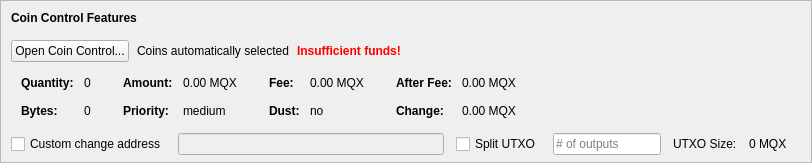
    <widget class="QFrame" name="frameCoinControl">
     <property name="sizePolicy">
      <sizepolicy hsizetype="Expanding" vsizetype="Expanding">
       <horstretch>0</horstretch>
       <verstretch>0</verstretch>
      </sizepolicy>
     </property>
     <property name="maximumSize">
      <size>
       <width>16777215</width>
       <height>16777215</height>
      </size>
     </property>
     <property name="frameShape">
      <enum>QFrame::StyledPanel</enum>
     </property>
     <property name="frameShadow">
      <enum>QFrame::Sunken</enum>
     </property>
     <layout class="QVBoxLayout" name="verticalLayoutCoinControl2">
      <property name="spacing">
       <number>0</number>
      </property>
      <property name="leftMargin">
       <number>0</number>
      </property>
      <property name="topMargin">
       <number>0</number>
      </property>
      <property name="rightMargin">
       <number>0</number>
      </property>
      <property name="bottomMargin">
       <number>6</number>
      </property>
      <item>
       <layout class="QVBoxLayout" name="verticalLayoutCoinControl" stretch="0,0,0,0,1">
        <property name="spacing">
         <number>0</number>
        </property>
        <property name="leftMargin">
         <number>10</number>
        </property>
        <property name="topMargin">
         <number>10</number>
        </property>
        <item>
         <layout class="QHBoxLayout" name="horizontalLayoutCoinControl1">
          <property name="bottomMargin">
           <number>15</number>
          </property>
          <item>
           <widget class="QLabel" name="labelCoinControlFeatures">
            <property name="sizePolicy">
             <sizepolicy hsizetype="Preferred" vsizetype="Maximum">
              <horstretch>0</horstretch>
              <verstretch>0</verstretch>
             </sizepolicy>
            </property>
            <property name="font">
             <font>
              <weight>75</weight>
              <bold>true</bold>
             </font>
            </property>
            <property name="styleSheet">
             <string notr="true">font-weight:bold;</string>
            </property>
            <property name="text">
             <string>Coin Control Features</string>
            </property>
           </widget>
          </item>
         </layout>
        </item>
        <item>
         <layout class="QHBoxLayout" name="horizontalLayoutCoinControl2" stretch="0,0,0,0">
          <property name="spacing">
           <number>8</number>
          </property>
          <property name="bottomMargin">
           <number>10</number>
          </property>
          <item>
           <widget class="QPushButton" name="pushButtonCoinControl">
            <property name="styleSheet">
             <string notr="true"/>
            </property>
            <property name="text">
             <string>Open Coin Control...</string>
            </property>
            <property name="autoDefault">
             <bool>false</bool>
            </property>
           </widget>
          </item>
          <item>
           <widget class="QLabel" name="labelCoinControlAutomaticallySelected">
            <property name="text">
             <string>Coins automatically selected</string>
            </property>
            <property name="margin">
             <number>5</number>
            </property>
           </widget>
          </item>
          <item>
           <widget class="QLabel" name="labelCoinControlInsuffFunds">
            <property name="font">
             <font>
              <weight>75</weight>
              <bold>true</bold>
             </font>
            </property>
            <property name="styleSheet">
             <string notr="true">color:red;font-weight:bold;</string>
            </property>
            <property name="text">
             <string>Insufficient funds!</string>
            </property>
            <property name="margin">
             <number>5</number>
            </property>
           </widget>
          </item>
          <item>
           <spacer name="horizontalSpacerCoinControl">
            <property name="orientation">
             <enum>Qt::Horizontal</enum>
            </property>
            <property name="sizeHint" stdset="0">
             <size>
              <width>40</width>
              <height>1</height>
             </size>
            </property>
           </spacer>
          </item>
         </layout>
        </item>
        <item>
         <widget class="QWidget" name="widgetCoinControl" native="true">
          <property name="sizePolicy">
           <sizepolicy hsizetype="Preferred" vsizetype="Preferred">
            <horstretch>0</horstretch>
            <verstretch>0</verstretch>
           </sizepolicy>
          </property>
          <property name="minimumSize">
           <size>
            <width>0</width>
            <height>0</height>
           </size>
          </property>
          <property name="styleSheet">
           <string notr="true"/>
          </property>
          <layout class="QHBoxLayout" name="horizontalLayoutCoinControl5">
           <property name="leftMargin">
            <number>0</number>
           </property>
           <property name="topMargin">
            <number>0</number>
           </property>
           <property name="rightMargin">
            <number>0</number>
           </property>
           <property name="bottomMargin">
            <number>0</number>
           </property>
           <item>
            <layout class="QHBoxLayout" name="horizontalLayoutCoinControl3" stretch="0,0,0,1">
             <property name="spacing">
              <number>20</number>
             </property>
             <property name="topMargin">
              <number>0</number>
             </property>
             <property name="bottomMargin">
              <number>10</number>
             </property>
             <item>
              <layout class="QFormLayout" name="formLayoutCoinControl1">
               <property name="horizontalSpacing">
                <number>10</number>
               </property>
               <property name="verticalSpacing">
                <number>14</number>
               </property>
               <property name="leftMargin">
                <number>10</number>
               </property>
               <property name="topMargin">
                <number>4</number>
               </property>
               <property name="rightMargin">
                <number>6</number>
               </property>
               <item row="0" column="0">
                <widget class="QLabel" name="labelCoinControlQuantityText">
                 <property name="font">
                  <font>
                   <weight>75</weight>
                   <bold>true</bold>
                  </font>
                 </property>
                 <property name="text">
                  <string>Quantity:</string>
                 </property>
                 <property name="margin">
                  <number>0</number>
                 </property>
                </widget>
               </item>
               <item row="0" column="1">
                <widget class="QLabel" name="labelCoinControlQuantity">
                 <property name="cursor">
                  <cursorShape>IBeamCursor</cursorShape>
                 </property>
                 <property name="contextMenuPolicy">
                  <enum>Qt::ActionsContextMenu</enum>
                 </property>
                 <property name="text">
                  <string notr="true">0</string>
                 </property>
                 <property name="margin">
                  <number>0</number>
                 </property>
                 <property name="textInteractionFlags">
                  <set>Qt::LinksAccessibleByMouse|Qt::TextSelectableByKeyboard|Qt::TextSelectableByMouse</set>
                 </property>
                </widget>
               </item>
               <item row="1" column="0">
                <widget class="QLabel" name="labelCoinControlBytesText">
                 <property name="font">
                  <font>
                   <weight>75</weight>
                   <bold>true</bold>
                  </font>
                 </property>
                 <property name="text">
                  <string>Bytes:</string>
                 </property>
                </widget>
               </item>
               <item row="1" column="1">
                <widget class="QLabel" name="labelCoinControlBytes">
                 <property name="cursor">
                  <cursorShape>IBeamCursor</cursorShape>
                 </property>
                 <property name="contextMenuPolicy">
                  <enum>Qt::ActionsContextMenu</enum>
                 </property>
                 <property name="text">
                  <string notr="true">0</string>
                 </property>
                 <property name="textInteractionFlags">
                  <set>Qt::LinksAccessibleByMouse|Qt::TextSelectableByKeyboard|Qt::TextSelectableByMouse</set>
                 </property>
                </widget>
               </item>
              </layout>
             </item>
             <item>
              <layout class="QFormLayout" name="formLayoutCoinControl2">
               <property name="horizontalSpacing">
                <number>10</number>
               </property>
               <property name="verticalSpacing">
                <number>14</number>
               </property>
               <property name="leftMargin">
                <number>6</number>
               </property>
               <property name="topMargin">
                <number>4</number>
               </property>
               <property name="rightMargin">
                <number>6</number>
               </property>
               <item row="0" column="0">
                <widget class="QLabel" name="labelCoinControlAmountText">
                 <property name="font">
                  <font>
                   <weight>75</weight>
                   <bold>true</bold>
                  </font>
                 </property>
                 <property name="text">
                  <string>Amount:</string>
                 </property>
                 <property name="margin">
                  <number>0</number>
                 </property>
                </widget>
               </item>
               <item row="0" column="1">
                <widget class="QLabel" name="labelCoinControlAmount">
                 <property name="cursor">
                  <cursorShape>IBeamCursor</cursorShape>
                 </property>
                 <property name="contextMenuPolicy">
                  <enum>Qt::ActionsContextMenu</enum>
                 </property>
                 <property name="text">
                  <string notr="true">0.00 MQX</string>
                 </property>
                 <property name="textInteractionFlags">
                  <set>Qt::LinksAccessibleByMouse|Qt::TextSelectableByKeyboard|Qt::TextSelectableByMouse</set>
                 </property>
                </widget>
               </item>
               <item row="1" column="0">
                <widget class="QLabel" name="labelCoinControlPriorityText">
                 <property name="font">
                  <font>
                   <weight>75</weight>
                   <bold>true</bold>
                  </font>
                 </property>
                 <property name="text">
                  <string>Priority:</string>
                 </property>
                </widget>
               </item>
               <item row="1" column="1">
                <widget class="QLabel" name="labelCoinControlPriority">
                 <property name="cursor">
                  <cursorShape>IBeamCursor</cursorShape>
                 </property>
                 <property name="contextMenuPolicy">
                  <enum>Qt::ActionsContextMenu</enum>
                 </property>
                 <property name="text">
                  <string>medium</string>
                 </property>
                 <property name="textInteractionFlags">
                  <set>Qt::LinksAccessibleByMouse|Qt::TextSelectableByKeyboard|Qt::TextSelectableByMouse</set>
                 </property>
                </widget>
               </item>
              </layout>
             </item>
             <item>
              <layout class="QFormLayout" name="formLayoutCoinControl3">
               <property name="horizontalSpacing">
                <number>10</number>
               </property>
               <property name="verticalSpacing">
                <number>14</number>
               </property>
               <property name="leftMargin">
                <number>6</number>
               </property>
               <property name="topMargin">
                <number>4</number>
               </property>
               <property name="rightMargin">
                <number>6</number>
               </property>
               <item row="0" column="0">
                <widget class="QLabel" name="labelCoinControlFeeText">
                 <property name="font">
                  <font>
                   <weight>75</weight>
                   <bold>true</bold>
                  </font>
                 </property>
                 <property name="text">
                  <string>Fee:</string>
                 </property>
                 <property name="margin">
                  <number>0</number>
                 </property>
                </widget>
               </item>
               <item row="0" column="1">
                <widget class="QLabel" name="labelCoinControlFee">
                 <property name="cursor">
                  <cursorShape>IBeamCursor</cursorShape>
                 </property>
                 <property name="contextMenuPolicy">
                  <enum>Qt::ActionsContextMenu</enum>
                 </property>
                 <property name="text">
                  <string notr="true">0.00 MQX</string>
                 </property>
                 <property name="textInteractionFlags">
                  <set>Qt::LinksAccessibleByMouse|Qt::TextSelectableByKeyboard|Qt::TextSelectableByMouse</set>
                 </property>
                </widget>
               </item>
               <item row="1" column="0">
                <widget class="QLabel" name="labelCoinControlLowOutputText">
                 <property name="font">
                  <font>
                   <weight>75</weight>
                   <bold>true</bold>
                  </font>
                 </property>
                 <property name="text">
                  <string>Dust:</string>
                 </property>
                </widget>
               </item>
               <item row="1" column="1">
                <widget class="QLabel" name="labelCoinControlLowOutput">
                 <property name="cursor">
                  <cursorShape>IBeamCursor</cursorShape>
                 </property>
                 <property name="contextMenuPolicy">
                  <enum>Qt::ActionsContextMenu</enum>
                 </property>
                 <property name="text">
                  <string>no</string>
                 </property>
                 <property name="textInteractionFlags">
                  <set>Qt::LinksAccessibleByMouse|Qt::TextSelectableByKeyboard|Qt::TextSelectableByMouse</set>
                 </property>
                </widget>
               </item>
              </layout>
             </item>
             <item>
              <layout class="QFormLayout" name="formLayoutCoinControl4">
               <property name="horizontalSpacing">
                <number>10</number>
               </property>
               <property name="verticalSpacing">
                <number>14</number>
               </property>
               <property name="leftMargin">
                <number>6</number>
               </property>
               <property name="topMargin">
                <number>4</number>
               </property>
               <property name="rightMargin">
                <number>6</number>
               </property>
               <item row="0" column="0">
                <widget class="QLabel" name="labelCoinControlAfterFeeText">
                 <property name="font">
                  <font>
                   <weight>75</weight>
                   <bold>true</bold>
                  </font>
                 </property>
                 <property name="text">
                  <string>After Fee:</string>
                 </property>
                 <property name="margin">
                  <number>0</number>
                 </property>
                </widget>
               </item>
               <item row="0" column="1">
                <widget class="QLabel" name="labelCoinControlAfterFee">
                 <property name="cursor">
                  <cursorShape>IBeamCursor</cursorShape>
                 </property>
                 <property name="contextMenuPolicy">
                  <enum>Qt::ActionsContextMenu</enum>
                 </property>
                 <property name="text">
                  <string notr="true">0.00 MQX</string>
                 </property>
                 <property name="textInteractionFlags">
                  <set>Qt::LinksAccessibleByMouse|Qt::TextSelectableByKeyboard|Qt::TextSelectableByMouse</set>
                 </property>
                </widget>
               </item>
               <item row="1" column="0">
                <widget class="QLabel" name="labelCoinControlChangeText">
                 <property name="font">
                  <font>
                   <weight>75</weight>
                   <bold>true</bold>
                  </font>
                 </property>
                 <property name="text">
                  <string>Change:</string>
                 </property>
                </widget>
               </item>
               <item row="1" column="1">
                <widget class="QLabel" name="labelCoinControlChange">
                 <property name="cursor">
                  <cursorShape>IBeamCursor</cursorShape>
                 </property>
                 <property name="contextMenuPolicy">
                  <enum>Qt::ActionsContextMenu</enum>
                 </property>
                 <property name="text">
                  <string notr="true">0.00 MQX</string>
                 </property>
                 <property name="textInteractionFlags">
                  <set>Qt::LinksAccessibleByMouse|Qt::TextSelectableByKeyboard|Qt::TextSelectableByMouse</set>
                 </property>
                </widget>
               </item>
              </layout>
             </item>
            </layout>
           </item>
          </layout>
         </widget>
        </item>
        <item>
         <layout class="QHBoxLayout" name="horizontalLayoutCoinControl4" stretch="0,0,0,0,0,0,0">
          <property name="spacing">
           <number>12</number>
          </property>
          <property name="sizeConstraint">
           <enum>QLayout::SetDefaultConstraint</enum>
          </property>
          <property name="topMargin">
           <number>5</number>
          </property>
          <property name="rightMargin">
           <number>5</number>
          </property>
          <item>
           <widget class="QCheckBox" name="checkBoxCoinControlChange">
            <property name="toolTip">
             <string>If this is activated, but the change address is empty or invalid, change will be sent to a newly generated address.</string>
            </property>
            <property name="text">
             <string>Custom change address</string>
            </property>
           </widget>
          </item>
          <item>
           <widget class="QValidatedLineEdit" name="lineEditCoinControlChange">
            <property name="enabled">
             <bool>false</bool>
            </property>
            <property name="sizePolicy">
             <sizepolicy hsizetype="Expanding" vsizetype="Fixed">
              <horstretch>0</horstretch>
              <verstretch>0</verstretch>
             </sizepolicy>
            </property>
           </widget>
          </item>
          <item>
           <widget class="QCheckBox" name="splitBlockCheckBox">
            <property name="text">
             <string>Split UTXO</string>
            </property>
           </widget>
          </item>
          <item>
           <widget class="QLineEdit" name="splitBlockLineEdit">
            <property name="sizePolicy">
             <sizepolicy hsizetype="Fixed" vsizetype="Fixed">
              <horstretch>50</horstretch>
              <verstretch>0</verstretch>
             </sizepolicy>
            </property>
            <property name="placeholderText">
             <string># of outputs</string>
            </property>
           </widget>
          </item>
          <item>
           <widget class="QLabel" name="labelBlockSizeText">
            <property name="text">
             <string>UTXO Size:</string>
            </property>
           </widget>
          </item>
          <item>
           <widget class="QLabel" name="labelBlockSize">
            <property name="text">
             <string>0 MQX</string>
            </property>
           </widget>
          </item>
          <item>
           <widget class="QLabel" name="labelCoinControlChangeLabel">
            <property name="sizePolicy">
             <sizepolicy hsizetype="Preferred" vsizetype="Expanding">
              <horstretch>0</horstretch>
              <verstretch>0</verstretch>
             </sizepolicy>
            </property>
            <property name="minimumSize">
             <size>
              <width>0</width>
              <height>0</height>
             </size>
            </property>
            <property name="text">
             <string/>
            </property>
            <property name="margin">
             <number>3</number>
            </property>
           </widget>
          </item>
         </layout>
        </item>
        <item>
         <spacer name="verticalSpacerCoinControl">
          <property name="orientation">
           <enum>Qt::Vertical</enum>
          </property>
          <property name="sizeHint" stdset="0">
           <size>
            <width>800</width>
            <height>1</height>
           </size>
          </property>
         </spacer>
        </item>
       </layout>
      </item>
     </layout>
    </widget>
